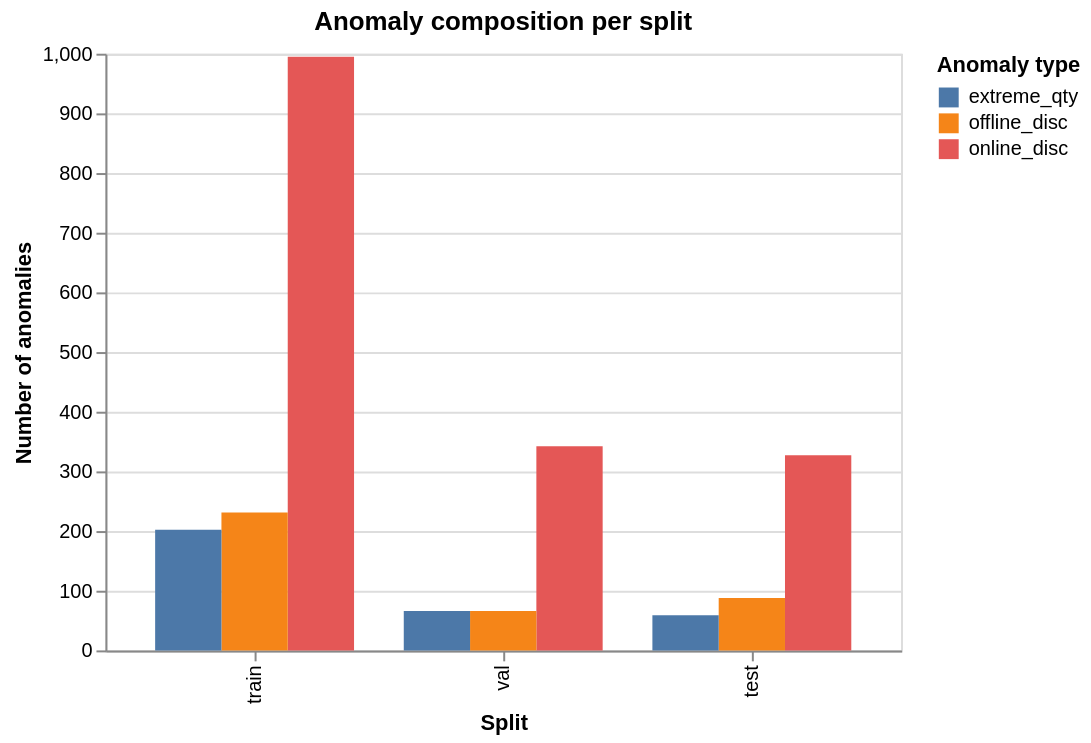

Source (notebook cell):
### Code cell
breakdown = pd.DataFrame([
    {'split':'train', 'label':'online_disc',  'count': training_df['label_unusual_online_discount'].sum()},
    {'split':'train', 'label':'offline_disc', 'count': training_df['label_unusual_offline_discount'].sum()},
    {'split':'train', 'label':'extreme_qty',  'count': training_df['label_extreme_qty'].sum()},
    {'split':'val',   'label':'online_disc',  'count': validation_df['label_unusual_online_discount'].sum()},
    {'split':'val',   'label':'offline_disc', 'count': validation_df['label_unusual_offline_discount'].sum()},
    {'split':'val',   'label':'extreme_qty',  'count': validation_df['label_extreme_qty'].sum()},
    {'split':'test',  'label':'online_disc',  'count': testing_df['label_unusual_online_discount'].sum()},
    {'split':'test',  'label':'offline_disc', 'count': testing_df['label_unusual_offline_discount'].sum()},
    {'split':'test',  'label':'extreme_qty',  'count': testing_df['label_extreme_qty'].sum()},
])
chart = alt.Chart(breakdown).mark_bar().encode(
    x=alt.X('split:N', sort=['train','val','test'], title='Split'),
    y=alt.Y('count:Q', title='Number of anomalies'),
    color=alt.Color('label:N', title='Anomaly type'),
    xOffset='label:N',
    tooltip=['split','label','count']
).properties(title='Anomaly composition per split', width=400, height=300)
chart.display()

### Figure 1 — Vega specification as saved in the notebook (floating-point values rounded to 4 significant figures)
{"$schema": "https://vega.github.io/schema/vega/v5.json", "data": [{"name": "source_0"}, {"name": "data_0", "values": [{"count": 995, "count_end": 995.0, "count_start": 0.0, "label": "online_disc", "split": "train"}, {"count": 231, "count_end": 231.0, "count_start": 0.0, "label": "offline_disc", "split": "train"}, {"count": 202, "count_end": 202.0, "count_start": 0.0, "label": "extreme_qty", "split": "train"}, {"count": 342, "count_end": 342.0, "count_start": 0.0, "label": "online_disc", "split": "val"}, {"count": 66, "count_end": 66.0, "count_start": 0.0, "label": "offline_disc", "split": "val"}, {"count": 66, "count_end": 66.0, "count_start": 0.0, "label": "extreme_qty", "split": "val"}, {"count": 327, "count_end": 327.0, "count_start": 0.0, "label": "online_disc", "split": "test"}, {"count": 88, "count_end": 88.0, "count_start": 0.0, "label": "offline_disc", "split": "test"}, {"count": 59, "count_end": 59.0, "count_start": 0.0, "label": "extreme_qty", "split": "test"}]}, {"name": "source_0_x_domain_split", "values": [{"sort_field": 0.0, "split": "train"}, {"sort_field": 1.0, "split": "val"}, {"sort_field": 2.0, "split": "test"}]}, {"name": "data_0_xOffset_domain_label", "values": [{"label": "online_disc"}, {"label": "offline_disc"}, {"label": "extreme_qty"}]}, {"name": "data_0_color_domain_label", "values": [{"label": "online_disc"}, {"label": "offline_disc"}, {"label": "extreme_qty"}]}], "marks": [{"type": "rect", "name": "marks", "from": {"data": "data_0"}, "encode": {"update": {"x": {"field": "split", "scale": "x", "offset": {"field": "label", "scale": "xOffset"}}, "width": {"signal": "max(0.25, bandwidth('xOffset'))"}, "y": {"field": "count_end", "scale": "y"}, "fill": {"field": "label", "scale": "color"}, "tooltip": {"signal": "{\"split\": isValid(datum[\"split\"]) ? datum[\"split\"] : \"\"+datum[\"split\"], \"label\": isValid(datum[\"label\"]) ? datum[\"label\"] : \"\"+datum[\"label\"], \"count\": format(datum[\"count\"], \"\")}"}, "y2": {"field": "count_start", "scale": "y"}}}, "style": ["bar"]}], "scales": [{"name": "x", "type": "band", "domain": {"data": "source_0_x_domain_split", "field": "split", "sort": {"op": "max", "field": "sort_field"}}, "range": [0, {"signal": "width"}], "paddingInner": 0.2, "paddingOuter": 0.2}, {"name": "y", "type": "linear", "domain": {"data": "data_0", "fields": ["count_start", "count_end"]}, "range": [{"signal": "height"}, 0], "zero": true, "nice": true}, {"name": "xOffset", "type": "band", "domain": {"data": "data_0_xOffset_domain_label", "field": "label", "sort": true}, "range": [0, {"signal": "bandwidth('x')"}]}, {"name": "color", "type": "ordinal", "domain": {"data": "data_0_color_domain_label", "field": "label", "sort": true}, "range": "category"}], "axes": [{"scale": "y", "maxExtent": 0, "gridScale": "x", "ticks": false, "domain": false, "grid": true, "minExtent": 0, "zindex": 0, "tickCount": {"signal": "ceil(height/40)"}, "labels": false, "aria": false, "orient": "left"}, {"scale": "x", "labelAlign": "right", "labelBaseline": "middle", "orient": "bottom", "zindex": 0, "labelAngle": 270, "grid": false, "title": "Split"}, {"scale": "y", "title": "Number of anomalies", "tickCount": {"signal": "ceil(height/40)"}, "labelOverlap": true, "orient": "left", "grid": false, "zindex": 0}], "title": {"text": "Anomaly composition per split", "frame": "group"}, "style": "cell", "padding": 5, "height": 300, "legends": [{"title": "Anomaly type", "fill": "color", "symbolType": "square"}], "background": "white", "width": 400}
